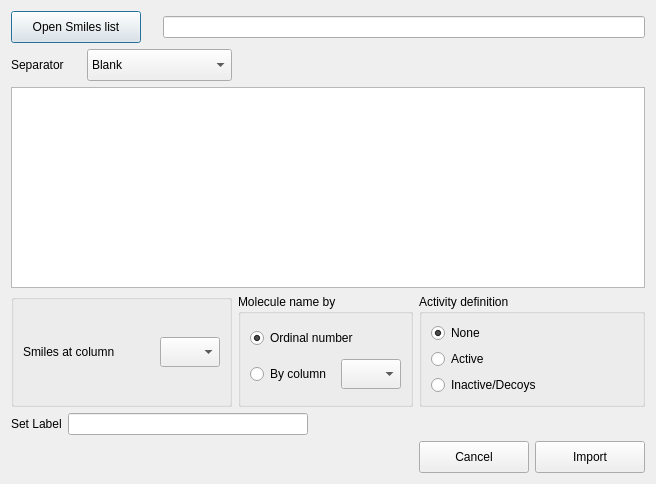
<?xml version="1.0" encoding="UTF-8"?>
<ui version="4.0">
 <class>ImportSMIDialog</class>
 <widget class="QDialog" name="ImportSMIDialog">
  <property name="geometry">
   <rect>
    <x>0</x>
    <y>0</y>
    <width>656</width>
    <height>484</height>
   </rect>
  </property>
  <property name="minimumSize">
   <size>
    <width>656</width>
    <height>484</height>
   </size>
  </property>
  <property name="windowTitle">
   <string>Import SMILES Molecules</string>
  </property>
  <layout class="QGridLayout" name="gridLayout_7">
   <item row="0" column="0" colspan="2">
    <widget class="QPushButton" name="openSmiButton">
     <property name="minimumSize">
      <size>
       <width>130</width>
       <height>32</height>
      </size>
     </property>
     <property name="maximumSize">
      <size>
       <width>130</width>
       <height>32</height>
      </size>
     </property>
     <property name="text">
      <string>Open Smiles list</string>
     </property>
     <property name="autoDefault">
      <bool>true</bool>
     </property>
     <property name="default">
      <bool>false</bool>
     </property>
    </widget>
   </item>
   <item row="0" column="2" colspan="5">
    <widget class="QLineEdit" name="lineEdit">
     <property name="minimumSize">
      <size>
       <width>350</width>
       <height>20</height>
      </size>
     </property>
    </widget>
   </item>
   <item row="1" column="0">
    <widget class="QLabel" name="label">
     <property name="text">
      <string>Separator</string>
     </property>
    </widget>
   </item>
   <item row="1" column="1" colspan="2">
    <widget class="QComboBox" name="separatorBox">
     <property name="minimumSize">
      <size>
       <width>100</width>
       <height>32</height>
      </size>
     </property>
     <item>
      <property name="text">
       <string>Blank</string>
      </property>
     </item>
     <item>
      <property name="text">
       <string>TAB</string>
      </property>
     </item>
     <item>
      <property name="text">
       <string>;</string>
      </property>
     </item>
     <item>
      <property name="text">
       <string>,</string>
      </property>
     </item>
    </widget>
   </item>
   <item row="1" column="4" colspan="3">
    <spacer name="horizontalSpacer_2">
     <property name="orientation">
      <enum>Qt::Horizontal</enum>
     </property>
     <property name="sizeHint" stdset="0">
      <size>
       <width>331</width>
       <height>29</height>
      </size>
     </property>
    </spacer>
   </item>
   <item row="2" column="0" colspan="7">
    <widget class="QTableView" name="tableView"/>
   </item>
   <item row="3" column="0" colspan="3">
    <widget class="QGroupBox" name="groupBox_3">
     <property name="title">
      <string/>
     </property>
     <layout class="QGridLayout" name="gridLayout_3">
      <item row="0" column="0">
       <widget class="QLabel" name="label_3">
        <property name="text">
         <string>Smiles at column</string>
        </property>
       </widget>
      </item>
      <item row="0" column="1">
       <widget class="QComboBox" name="smileColumn">
        <property name="minimumSize">
         <size>
          <width>60</width>
          <height>30</height>
         </size>
        </property>
        <property name="maximumSize">
         <size>
          <width>60</width>
          <height>30</height>
         </size>
        </property>
       </widget>
      </item>
     </layout>
    </widget>
   </item>
   <item row="3" column="3" colspan="2">
    <widget class="QGroupBox" name="groupBox_2">
     <property name="title">
      <string>Molecule name by</string>
     </property>
     <layout class="QGridLayout" name="gridLayout_6">
      <item row="1" column="0">
       <widget class="QRadioButton" name="column_2">
        <property name="text">
         <string>By column</string>
        </property>
       </widget>
      </item>
      <item row="1" column="1">
       <widget class="QComboBox" name="nameColumn">
        <property name="minimumSize">
         <size>
          <width>60</width>
          <height>30</height>
         </size>
        </property>
        <property name="maximumSize">
         <size>
          <width>60</width>
          <height>30</height>
         </size>
        </property>
       </widget>
      </item>
      <item row="0" column="0" colspan="2">
       <widget class="QRadioButton" name="ordinalno">
        <property name="text">
         <string>Ordinal number</string>
        </property>
        <property name="checked">
         <bool>true</bool>
        </property>
       </widget>
      </item>
     </layout>
    </widget>
   </item>
   <item row="3" column="5" colspan="2">
    <widget class="QGroupBox" name="groupBox">
     <property name="title">
      <string>Activity definition</string>
     </property>
     <layout class="QGridLayout" name="gridLayout_5">
      <item row="0" column="0">
       <widget class="QRadioButton" name="radioButton">
        <property name="text">
         <string>None</string>
        </property>
        <property name="checked">
         <bool>true</bool>
        </property>
       </widget>
      </item>
      <item row="1" column="0">
       <widget class="QRadioButton" name="radioButton_2">
        <property name="text">
         <string>Active</string>
        </property>
       </widget>
      </item>
      <item row="2" column="0">
       <widget class="QRadioButton" name="radioButton_3">
        <property name="text">
         <string>Inactive/Decoys</string>
        </property>
       </widget>
      </item>
     </layout>
    </widget>
   </item>
   <item row="4" column="0" colspan="4">
    <layout class="QGridLayout" name="gridLayout_4">
     <item row="0" column="0">
      <widget class="QLabel" name="label_4">
       <property name="text">
        <string>Set Label</string>
       </property>
      </widget>
     </item>
     <item row="0" column="1">
      <widget class="QLineEdit" name="lineEdit_2"/>
     </item>
    </layout>
   </item>
   <item row="4" column="4" colspan="3">
    <spacer name="horizontalSpacer_4">
     <property name="orientation">
      <enum>Qt::Horizontal</enum>
     </property>
     <property name="sizeHint" stdset="0">
      <size>
       <width>279</width>
       <height>20</height>
      </size>
     </property>
    </spacer>
   </item>
   <item row="5" column="0" colspan="4">
    <spacer name="horizontalSpacer">
     <property name="orientation">
      <enum>Qt::Horizontal</enum>
     </property>
     <property name="sizeHint" stdset="0">
      <size>
       <width>261</width>
       <height>20</height>
      </size>
     </property>
    </spacer>
   </item>
   <item row="5" column="5">
    <widget class="QPushButton" name="cancelButton">
     <property name="minimumSize">
      <size>
       <width>110</width>
       <height>32</height>
      </size>
     </property>
     <property name="maximumSize">
      <size>
       <width>120</width>
       <height>32</height>
      </size>
     </property>
     <property name="text">
      <string>Cancel</string>
     </property>
    </widget>
   </item>
   <item row="5" column="6">
    <widget class="QPushButton" name="importButton">
     <property name="minimumSize">
      <size>
       <width>110</width>
       <height>32</height>
      </size>
     </property>
     <property name="maximumSize">
      <size>
       <width>119</width>
       <height>32</height>
      </size>
     </property>
     <property name="text">
      <string>Import</string>
     </property>
     <property name="default">
      <bool>false</bool>
     </property>
    </widget>
   </item>
  </layout>
 </widget>
 <resources/>
 <connections/>
</ui>
